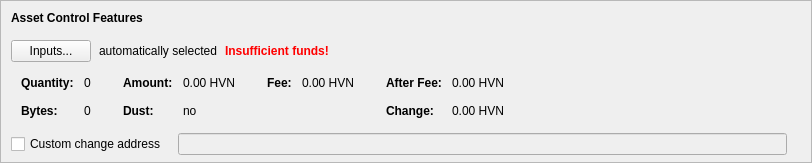
      <widget class="QFrame" name="frameAssetControl">
       <property name="sizePolicy">
        <sizepolicy hsizetype="Expanding" vsizetype="Fixed">
         <horstretch>0</horstretch>
         <verstretch>0</verstretch>
        </sizepolicy>
       </property>
       <property name="maximumSize">
        <size>
         <width>16777215</width>
         <height>16777215</height>
        </size>
       </property>
       <property name="frameShape">
        <enum>QFrame::StyledPanel</enum>
       </property>
       <property name="frameShadow">
        <enum>QFrame::Sunken</enum>
       </property>
       <layout class="QVBoxLayout" name="verticalLayoutAssetControl2">
        <property name="spacing">
         <number>0</number>
        </property>
        <property name="leftMargin">
         <number>0</number>
        </property>
        <property name="topMargin">
         <number>0</number>
        </property>
        <property name="rightMargin">
         <number>0</number>
        </property>
        <property name="bottomMargin">
         <number>6</number>
        </property>
        <item>
         <layout class="QVBoxLayout" name="verticalLayoutAssetControl" stretch="0,0,0,0,1">
          <property name="spacing">
           <number>0</number>
          </property>
          <property name="leftMargin">
           <number>10</number>
          </property>
          <property name="topMargin">
           <number>10</number>
          </property>
          <item>
           <layout class="QHBoxLayout" name="horizontalLayoutAssetControl1">
            <property name="bottomMargin">
             <number>15</number>
            </property>
            <item>
             <widget class="QLabel" name="labelAssetControlFeatures">
              <property name="sizePolicy">
               <sizepolicy hsizetype="Preferred" vsizetype="Maximum">
                <horstretch>0</horstretch>
                <verstretch>0</verstretch>
               </sizepolicy>
              </property>
              <property name="font">
               <font>
                <weight>75</weight>
                <bold>true</bold>
               </font>
              </property>
              <property name="styleSheet">
               <string notr="true">font-weight:bold;</string>
              </property>
              <property name="text">
               <string>Asset Control Features</string>
              </property>
             </widget>
            </item>
           </layout>
          </item>
          <item>
           <layout class="QHBoxLayout" name="horizontalLayoutAssetControl2" stretch="0,0,0,0">
            <property name="spacing">
             <number>8</number>
            </property>
            <property name="bottomMargin">
             <number>10</number>
            </property>
            <item>
             <widget class="QPushButton" name="pushButtonAssetControl">
              <property name="styleSheet">
               <string notr="true"/>
              </property>
              <property name="text">
               <string>Inputs...</string>
              </property>
              <property name="autoDefault">
               <bool>false</bool>
              </property>
             </widget>
            </item>
            <item>
             <widget class="QLabel" name="labelAssetControlAutomaticallySelected">
              <property name="text">
               <string>automatically selected</string>
              </property>
              <property name="margin">
               <number>5</number>
              </property>
             </widget>
            </item>
            <item>
             <widget class="QLabel" name="labelAssetControlInsuffFunds">
              <property name="font">
               <font>
                <weight>75</weight>
                <bold>true</bold>
               </font>
              </property>
              <property name="styleSheet">
               <string notr="true">color:red;font-weight:bold;</string>
              </property>
              <property name="text">
               <string>Insufficient funds!</string>
              </property>
              <property name="margin">
               <number>5</number>
              </property>
             </widget>
            </item>
            <item>
             <spacer name="horizontalSpacerAssetControl">
              <property name="orientation">
               <enum>Qt::Horizontal</enum>
              </property>
              <property name="sizeHint" stdset="0">
               <size>
                <width>40</width>
                <height>1</height>
               </size>
              </property>
             </spacer>
            </item>
           </layout>
          </item>
          <item>
           <widget class="QWidget" name="widgetAssetControl" native="true">
            <property name="sizePolicy">
             <sizepolicy hsizetype="Preferred" vsizetype="Preferred">
              <horstretch>0</horstretch>
              <verstretch>0</verstretch>
             </sizepolicy>
            </property>
            <property name="minimumSize">
             <size>
              <width>0</width>
              <height>0</height>
             </size>
            </property>
            <property name="styleSheet">
             <string notr="true"/>
            </property>
            <layout class="QHBoxLayout" name="horizontalLayoutAssetControl5">
             <property name="leftMargin">
              <number>0</number>
             </property>
             <property name="topMargin">
              <number>0</number>
             </property>
             <property name="rightMargin">
              <number>0</number>
             </property>
             <property name="bottomMargin">
              <number>0</number>
             </property>
             <item>
              <layout class="QHBoxLayout" name="horizontalLayoutAssetControl3" stretch="0,0,0,1">
               <property name="spacing">
                <number>20</number>
               </property>
               <property name="topMargin">
                <number>0</number>
               </property>
               <property name="bottomMargin">
                <number>10</number>
               </property>
               <item>
                <layout class="QFormLayout" name="formLayoutAssetControl1">
                 <property name="horizontalSpacing">
                  <number>10</number>
                 </property>
                 <property name="verticalSpacing">
                  <number>14</number>
                 </property>
                 <property name="leftMargin">
                  <number>10</number>
                 </property>
                 <property name="topMargin">
                  <number>4</number>
                 </property>
                 <property name="rightMargin">
                  <number>6</number>
                 </property>
                 <item row="0" column="0">
                  <widget class="QLabel" name="labelAssetControlQuantityText">
                   <property name="font">
                    <font>
                     <weight>75</weight>
                     <bold>true</bold>
                    </font>
                   </property>
                   <property name="text">
                    <string>Quantity:</string>
                   </property>
                   <property name="margin">
                    <number>0</number>
                   </property>
                  </widget>
                 </item>
                 <item row="0" column="1">
                  <widget class="QLabel" name="labelAssetControlQuantity">
                   <property name="cursor">
                    <cursorShape>IBeamCursor</cursorShape>
                   </property>
                   <property name="contextMenuPolicy">
                    <enum>Qt::ActionsContextMenu</enum>
                   </property>
                   <property name="text">
                    <string notr="true">0</string>
                   </property>
                   <property name="margin">
                    <number>0</number>
                   </property>
                   <property name="textInteractionFlags">
                    <set>Qt::LinksAccessibleByMouse|Qt::TextSelectableByKeyboard|Qt::TextSelectableByMouse</set>
                   </property>
                  </widget>
                 </item>
                 <item row="1" column="0">
                  <widget class="QLabel" name="labelAssetControlBytesText">
                   <property name="font">
                    <font>
                     <weight>75</weight>
                     <bold>true</bold>
                    </font>
                   </property>
                   <property name="text">
                    <string>Bytes:</string>
                   </property>
                  </widget>
                 </item>
                 <item row="1" column="1">
                  <widget class="QLabel" name="labelAssetControlBytes">
                   <property name="cursor">
                    <cursorShape>IBeamCursor</cursorShape>
                   </property>
                   <property name="contextMenuPolicy">
                    <enum>Qt::ActionsContextMenu</enum>
                   </property>
                   <property name="text">
                    <string notr="true">0</string>
                   </property>
                   <property name="textInteractionFlags">
                    <set>Qt::LinksAccessibleByMouse|Qt::TextSelectableByKeyboard|Qt::TextSelectableByMouse</set>
                   </property>
                  </widget>
                 </item>
                </layout>
               </item>
               <item>
                <layout class="QFormLayout" name="formLayoutAssetControl2">
                 <property name="horizontalSpacing">
                  <number>10</number>
                 </property>
                 <property name="verticalSpacing">
                  <number>14</number>
                 </property>
                 <property name="leftMargin">
                  <number>6</number>
                 </property>
                 <property name="topMargin">
                  <number>4</number>
                 </property>
                 <property name="rightMargin">
                  <number>6</number>
                 </property>
                 <item row="0" column="0">
                  <widget class="QLabel" name="labelAssetControlAmountText">
                   <property name="font">
                    <font>
                     <weight>75</weight>
                     <bold>true</bold>
                    </font>
                   </property>
                   <property name="text">
                    <string>Amount:</string>
                   </property>
                   <property name="margin">
                    <number>0</number>
                   </property>
                  </widget>
                 </item>
                 <item row="0" column="1">
                  <widget class="QLabel" name="labelAssetControlAmount">
                   <property name="cursor">
                    <cursorShape>IBeamCursor</cursorShape>
                   </property>
                   <property name="contextMenuPolicy">
                    <enum>Qt::ActionsContextMenu</enum>
                   </property>
                   <property name="text">
                    <string notr="true">0.00 HVN</string>
                   </property>
                   <property name="textInteractionFlags">
                    <set>Qt::LinksAccessibleByMouse|Qt::TextSelectableByKeyboard|Qt::TextSelectableByMouse</set>
                   </property>
                  </widget>
                 </item>
                 <item row="1" column="0">
                  <widget class="QLabel" name="labelAssetControlLowOutputText">
                   <property name="font">
                    <font>
                     <weight>75</weight>
                     <bold>true</bold>
                    </font>
                   </property>
                   <property name="text">
                    <string>Dust:</string>
                   </property>
                  </widget>
                 </item>
                 <item row="1" column="1">
                  <widget class="QLabel" name="labelAssetControlLowOutput">
                   <property name="cursor">
                    <cursorShape>IBeamCursor</cursorShape>
                   </property>
                   <property name="contextMenuPolicy">
                    <enum>Qt::ActionsContextMenu</enum>
                   </property>
                   <property name="text">
                    <string notr="true">no</string>
                   </property>
                   <property name="textInteractionFlags">
                    <set>Qt::LinksAccessibleByMouse|Qt::TextSelectableByKeyboard|Qt::TextSelectableByMouse</set>
                   </property>
                  </widget>
                 </item>
                </layout>
               </item>
               <item>
                <layout class="QFormLayout" name="formLayoutAssetControl3">
                 <property name="horizontalSpacing">
                  <number>10</number>
                 </property>
                 <property name="verticalSpacing">
                  <number>14</number>
                 </property>
                 <property name="leftMargin">
                  <number>6</number>
                 </property>
                 <property name="topMargin">
                  <number>4</number>
                 </property>
                 <property name="rightMargin">
                  <number>6</number>
                 </property>
                 <item row="0" column="0">
                  <widget class="QLabel" name="labelAssetControlFeeText">
                   <property name="font">
                    <font>
                     <weight>75</weight>
                     <bold>true</bold>
                    </font>
                   </property>
                   <property name="text">
                    <string>Fee:</string>
                   </property>
                   <property name="margin">
                    <number>0</number>
                   </property>
                  </widget>
                 </item>
                 <item row="0" column="1">
                  <widget class="QLabel" name="labelAssetControlFee">
                   <property name="cursor">
                    <cursorShape>IBeamCursor</cursorShape>
                   </property>
                   <property name="contextMenuPolicy">
                    <enum>Qt::ActionsContextMenu</enum>
                   </property>
                   <property name="text">
                    <string notr="true">0.00 HVN</string>
                   </property>
                   <property name="textInteractionFlags">
                    <set>Qt::LinksAccessibleByMouse|Qt::TextSelectableByKeyboard|Qt::TextSelectableByMouse</set>
                   </property>
                  </widget>
                 </item>
                </layout>
               </item>
               <item>
                <layout class="QFormLayout" name="formLayoutAssetControl4">
                 <property name="horizontalSpacing">
                  <number>10</number>
                 </property>
                 <property name="verticalSpacing">
                  <number>14</number>
                 </property>
                 <property name="leftMargin">
                  <number>6</number>
                 </property>
                 <property name="topMargin">
                  <number>4</number>
                 </property>
                 <property name="rightMargin">
                  <number>6</number>
                 </property>
                 <item row="0" column="0">
                  <widget class="QLabel" name="labelAssetControlAfterFeeText">
                   <property name="font">
                    <font>
                     <weight>75</weight>
                     <bold>true</bold>
                    </font>
                   </property>
                   <property name="text">
                    <string>After Fee:</string>
                   </property>
                   <property name="margin">
                    <number>0</number>
                   </property>
                  </widget>
                 </item>
                 <item row="0" column="1">
                  <widget class="QLabel" name="labelAssetControlAfterFee">
                   <property name="cursor">
                    <cursorShape>IBeamCursor</cursorShape>
                   </property>
                   <property name="contextMenuPolicy">
                    <enum>Qt::ActionsContextMenu</enum>
                   </property>
                   <property name="text">
                    <string notr="true">0.00 HVN</string>
                   </property>
                   <property name="textInteractionFlags">
                    <set>Qt::LinksAccessibleByMouse|Qt::TextSelectableByKeyboard|Qt::TextSelectableByMouse</set>
                   </property>
                  </widget>
                 </item>
                 <item row="1" column="0">
                  <widget class="QLabel" name="labelAssetControlChangeText">
                   <property name="font">
                    <font>
                     <weight>75</weight>
                     <bold>true</bold>
                    </font>
                   </property>
                   <property name="text">
                    <string>Change:</string>
                   </property>
                  </widget>
                 </item>
                 <item row="1" column="1">
                  <widget class="QLabel" name="labelAssetControlChange">
                   <property name="cursor">
                    <cursorShape>IBeamCursor</cursorShape>
                   </property>
                   <property name="contextMenuPolicy">
                    <enum>Qt::ActionsContextMenu</enum>
                   </property>
                   <property name="text">
                    <string notr="true">0.00 HVN</string>
                   </property>
                   <property name="textInteractionFlags">
                    <set>Qt::LinksAccessibleByMouse|Qt::TextSelectableByKeyboard|Qt::TextSelectableByMouse</set>
                   </property>
                  </widget>
                 </item>
                </layout>
               </item>
              </layout>
             </item>
            </layout>
           </widget>
          </item>
          <item>
           <layout class="QHBoxLayout" name="horizontalLayoutAssetControl4" stretch="0,0,0">
            <property name="spacing">
             <number>12</number>
            </property>
            <property name="sizeConstraint">
             <enum>QLayout::SetDefaultConstraint</enum>
            </property>
            <property name="topMargin">
             <number>5</number>
            </property>
            <property name="rightMargin">
             <number>5</number>
            </property>
            <item>
             <widget class="QCheckBox" name="checkBoxAssetControlChange">
              <property name="toolTip">
               <string>If this is activated, but the change address is empty or invalid, change will be sent to a newly generated address.</string>
              </property>
              <property name="text">
               <string>Custom change address</string>
              </property>
             </widget>
            </item>
            <item>
             <widget class="QValidatedLineEdit" name="lineEditAssetControlChange">
              <property name="enabled">
               <bool>false</bool>
              </property>
              <property name="sizePolicy">
               <sizepolicy hsizetype="Expanding" vsizetype="Fixed">
                <horstretch>0</horstretch>
                <verstretch>0</verstretch>
               </sizepolicy>
              </property>
             </widget>
            </item>
            <item>
             <widget class="QLabel" name="labelAssetControlChangeLabel">
              <property name="sizePolicy">
               <sizepolicy hsizetype="Preferred" vsizetype="Expanding">
                <horstretch>0</horstretch>
                <verstretch>0</verstretch>
               </sizepolicy>
              </property>
              <property name="minimumSize">
               <size>
                <width>0</width>
                <height>0</height>
               </size>
              </property>
              <property name="text">
               <string/>
              </property>
              <property name="margin">
               <number>3</number>
              </property>
             </widget>
            </item>
           </layout>
          </item>
          <item>
           <spacer name="verticalSpacerAssetControl">
            <property name="orientation">
             <enum>Qt::Vertical</enum>
            </property>
            <property name="sizeHint" stdset="0">
             <size>
              <width>800</width>
              <height>1</height>
             </size>
            </property>
           </spacer>
          </item>
         </layout>
        </item>
       </layout>
      </widget>
